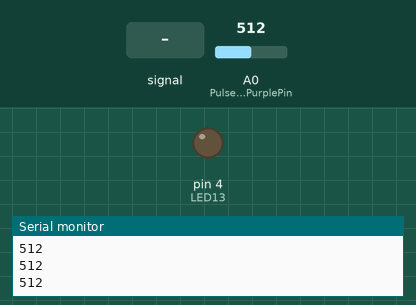
This sketch was run on a simulated Arduino Uno, built with avr-gcc and run on an emulated ATmega328P. Shown: output pins drawn as LEDs (lit = HIGH), the last lines printed to the serial monitor. Dashed ring = blinking. The inputs (shaded band) are chosen by the test bench; at power-on: A0 (PulseSensorPurplePin) = 512.

Above: at 1.2 s.
1.3 s: A0 (PulseSensorPurplePin) fed a 200 Hz sine of ±81 counts around its level
At 1.54 s:
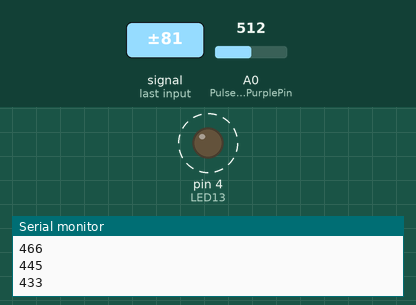
4.3 s: A0 (PulseSensorPurplePin) set to 716
At 4.3 s:
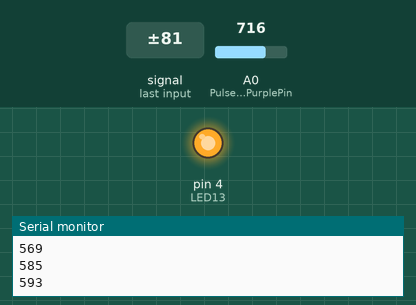
5.8 s: A0 (PulseSensorPurplePin) set to 564
7.3 s: A0 (PulseSensorPurplePin) set to 533
At 8.1 s:
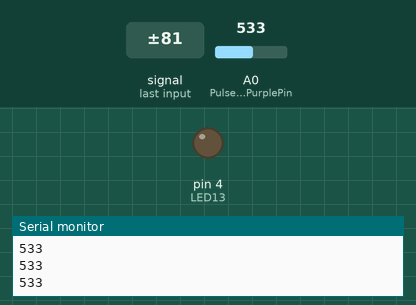
8.8 s: A0 (PulseSensorPurplePin) set to 560
At 9.3 s:
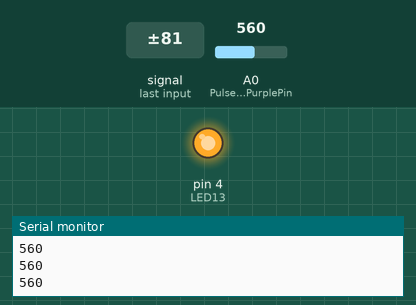
Timing chart, 0 to 11.3 s (numbered marks = the images above; inputs shaded):
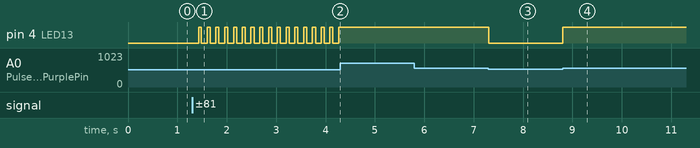

The sketch:

GettingStartedProject.ino
```cpp
/*  PulseSensor™ Starter Project and Signal Tester
 *  The Best Way to Get Started  With, or See the Raw Signal of, your PulseSensor™ & Arduino.
 *
 *  Here is a link to the tutorial
 *  https://pulsesensor.com/pages/code-and-guide
 *
 *  WATCH ME (Tutorial Video):
 *  https://www.youtube.com/watch?v=82T_zBZQkOE
 *
 *
-------------------------------------------------------------
1) This shows a live human Heartbeat Pulse.
2) Live visualization in Arduino's Cool "Serial Plotter".
3) Blink an LED on each Heartbeat.
4) This is the direct Pulse Sensor's Signal.
5) A great first-step in troubleshooting your circuit and connections.
6) "Human-readable" code that is newbie friendly."

*/


//  Variables
int PulseSensorPurplePin = A0;        // Pulse Sensor PURPLE WIRE connected to ANALOG PIN 0
int LED13 = 4;   //  The on-board Arduion LED


int Signal;                // holds the incoming raw data. Signal value can range from 0-1024
int Threshold = 550;            // Determine which Signal to "count as a beat", and which to ingore.


// The SetUp Function:
void setup() {
  pinMode(LED13,OUTPUT);         // pin that will blink to your heartbeat!
   Serial.begin(9600);         // Set's up Serial Communication at certain speed.

}

// The Main Loop Function
void loop() {

  Signal = analogRead(PulseSensorPurplePin);  // Read the PulseSensor's value.
                                              // Assign this value to the "Signal" variable.

   Serial.println(Signal);                    // Send the Signal value to Serial Plotter.


   if(Signal > Threshold){                          // If the signal is above "550", then "turn-on" Arduino's on-Board LED.
     digitalWrite(LED13,HIGH);
   } else {
     digitalWrite(LED13,LOW);                //  Else, the sigal must be below "550", so "turn-off" this LED.
   }


delay(10);


}
```

Measured:
- the behaviour switches between 551 and 550 on A0 (PulseSensorPurplePin) (found by bisection; images 2 and 3)
- after the input at 1.3 s, pin 4 (LED13): alternates HIGH for 0.06 s and LOW for 0.11 s, starting after 0.13 s
- after the input at 4.3 s, pin 4 (LED13): stops changing and stays HIGH
- after the input at 7.3 s, pin 4 (LED13): HIGH → LOW at once
- after the input at 8.8 s, pin 4 (LED13): LOW → HIGH at once
